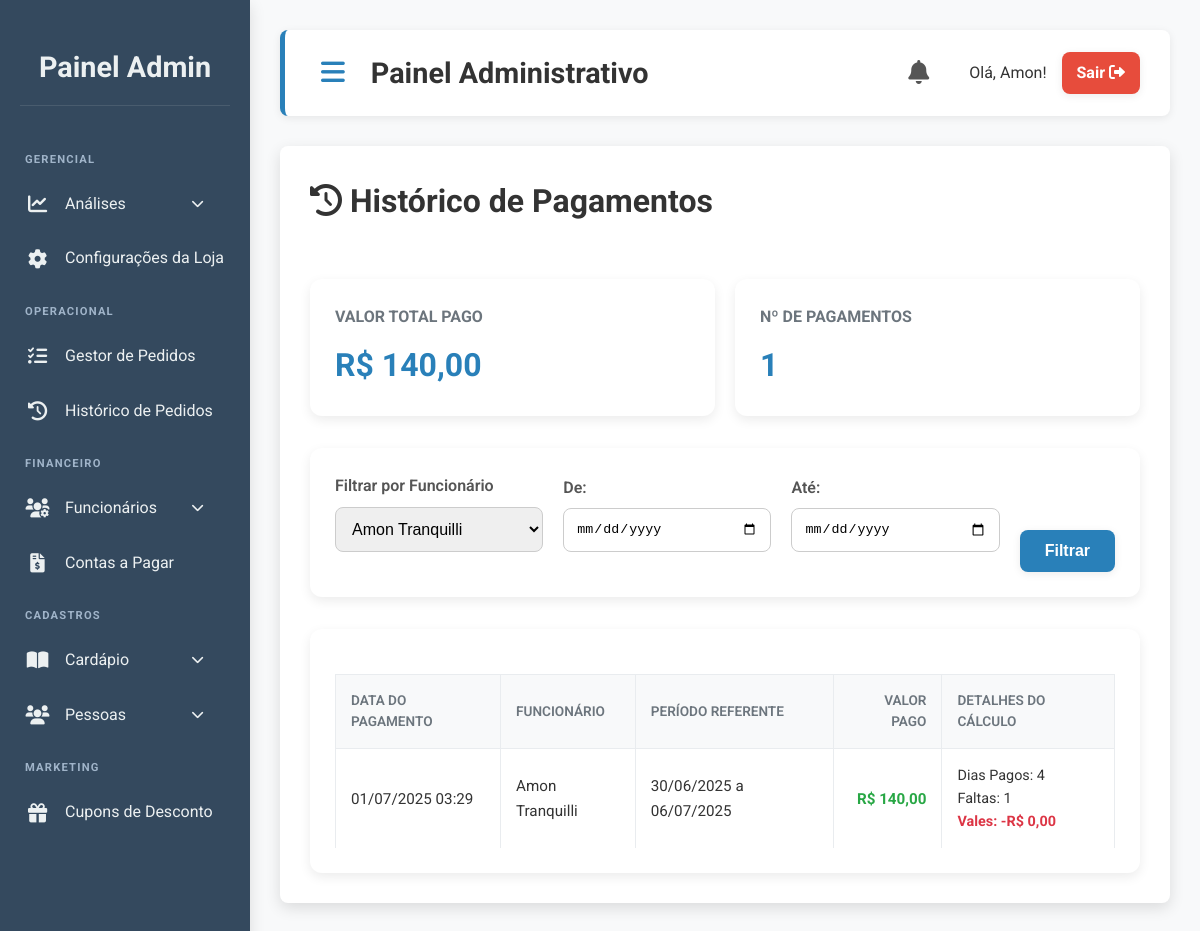
Screenshot of /admin/financeiro/historico_pagamentos.php?funcionario_id=2 (signed in) with the database file from the repository.
### tables this page shows
CREATE TABLE `pagamentos_funcionarios` (
  `id` int(11) NOT NULL,
  `id_funcionario` int(11) NOT NULL,
  `valor_pago` decimal(10,2) NOT NULL,
  `periodo_inicio` date NOT NULL,
  `periodo_fim` date NOT NULL,
  `dias_trabalhados` int(11) NOT NULL,
  `faltas_descontadas` int(11) NOT NULL,
  `data_pagamento` timestamp NOT NULL DEFAULT current_timestamp()
);

CREATE TABLE `funcionarios` (
  `id` int(11) NOT NULL,
  `nome` varchar(255) NOT NULL,
  `cargo` varchar(100) DEFAULT NULL,
  `valor_diaria` decimal(10,2) NOT NULL DEFAULT 0.00,
  `periodo_pagamento` enum('semanal','quinzenal','mensal') NOT NULL DEFAULT 'semanal',
  `data_admissao` date NOT NULL,
  `ativo` tinyint(1) NOT NULL DEFAULT 1,
  `data_criacao` timestamp NOT NULL DEFAULT current_timestamp()
);

### admin/financeiro/historico_pagamentos.php (the view, shortened to what this page needs)
<?php
require_once '../../includes/conexao.php';
$filtro_funcionario_id = $_GET['funcionario_id'] ?? '';
$filtro_data_inicio = $_GET['data_inicio'] ?? '';
$filtro_data_fim = $_GET['data_fim'] ?? '';
$sql = "SELECT
            p.*,
            f.nome as nome_funcionario,
            (SELECT SUM(v.valor) FROM vales_funcionarios v WHERE v.id_pagamento_descontado = p.id) as total_vales_descontados
        FROM
            pagamentos_funcionarios p
        JOIN
            funcionarios f ON p.id_funcionario = f.id";
$where_clauses = [];
$params = [];
$types = '';
if (!empty($filtro_funcionario_id)) {
    $where_clauses[] = "p.id_funcionario = ?";
    $params[] = $filtro_funcionario_id;
    $types .= 'i';
}
if (!empty($where_clauses)) {
    $sql .= " WHERE " . implode(' AND ', $where_clauses);
}
$sql .= " ORDER BY p.data_pagamento DESC";
$stmt = $conn->prepare($sql);
if (!empty($params)) {
    $stmt->bind_param($types, ...$params);
}
$stmt->execute();
$result = $stmt->get_result();
$pagamentos = $result->fetch_all(MYSQLI_ASSOC);
$funcionarios_para_filtro = $conn->query("SELECT id, nome FROM funcionarios ORDER BY nome ASC")->fetch_all(MYSQLI_ASSOC);
$total_pago_periodo = 0;
foreach ($pagamentos as $pagamento) {
    $total_pago_periodo += $pagamento['valor_pago'];
}
$numero_de_pagamentos = count($pagamentos);
?>
<div class="page-header">
    <h1><i class="fas fa-history"></i> Histórico de Pagamentos</h1>
</div>
<div class="stats-grid">
    <div class="stat-card">
        <h3>Valor Total Pago</h3>
        <p>R$ <?= number_format($total_pago_periodo, 2, ',', '.') ?></p>
    </div>
    <div class="stat-card">
        <h3>Nº de Pagamentos</h3>
        <p><?= $numero_de_pagamentos ?></p>
    </div>
</div>
<div class="filter-container">
    <form method="GET" action="historico_pagamentos.php" class="filter-form">
        <div class="form-group">
            <label for="funcionario_id">Filtrar por Funcionário</label>
            <select id="funcionario_id" name="funcionario_id">
                <?php foreach ($funcionarios_para_filtro as $func): ?>
                    <option value="<?= $func['id'] ?>" <?= ($filtro_funcionario_id == $func['id']) ? 'selected' : '' ?>>
                        <?= htmlspecialchars($func['nome']) ?>
                    </option>
                <?php endforeach; ?>
            </select>
        </div>
        <div class="form-group">
            <label for="data_inicio">De:</label>
            <input type="date" id="data_inicio" name="data_inicio" value="<?= htmlspecialchars($filtro_data_inicio) ?>">
        </div>
        <div class="form-group">
            <label for="data_fim">Até:</label>
            <input type="date" id="data_fim" name="data_fim" value="<?= htmlspecialchars($filtro_data_fim) ?>">
        </div>
        <button type="submit" class="btn btn-primary">Filtrar</button>
    </form>
</div>
<div class="table-container">
    <table class="styled-table">
        <thead>
            <tr>
                <th>Data do Pagamento</th>
                <th>Funcionário</th>
                <th>Período Referente</th>
                <th style="text-align: right;">Valor Pago</th>
                <th>Detalhes do Cálculo</th>
            </tr>
        </thead>
        <tbody>
            <?php if (!empty($pagamentos)): ?>
                <?php foreach ($pagamentos as $pagamento): ?>
                    <tr>
                        <td><?= date('d/m/Y H:i', strtotime($pagamento['data_pagamento'])) ?></td>
                        <td><?= htmlspecialchars($pagamento['nome_funcionario']) ?></td>
                        <td><?= date('d/m/Y', strtotime($pagamento['periodo_inicio'])) ?> a <?= date('d/m/Y', strtotime($pagamento['periodo_fim'])) ?></td>
                        <td style="text-align: right; font-weight: bold; color: #28a745;">R$ <?= number_format($pagamento['valor_pago'], 2, ',', '.') ?></td>
                        <td class="details-cell">
                            Dias Pagos: <?= $pagamento['dias_trabalhados'] ?><br>
                            Faltas: <?= $pagamento['faltas_descontadas'] ?><br>
                            <strong style="color: #dc3545;">Vales: -R$ <?= number_format($pagamento['total_vales_descontados'] ?? 0, 2, ',', '.') ?></strong>
                        </td>
                    </tr>
                <?php endforeach; ?>
            <?php else: ?>
                <tr>
                    <td colspan="5" style="text-align: center; padding: 40px; font-style: italic;">Nenhum registro de pagamento encontrado para os filtros selecionados.</td>
                </tr>
            <?php endif; ?>
        </tbody>
    </table>
</div>
<?php
include '../template_admin.php';
?>

### public/css/admin.css (style rules this page uses)
:root { --primary-color: #2980b9; --primary-hover-color: #2173a3; --secondary-color: #34495e; --accent-color: #2ecc71; --accent-hover-color: #27ae60; --text-color: #333; --light-text-color: #ecf0f1; --background-color: #f8f9fa; --card-background: #ffffff; --border-color: #e9ecef; --shadow-light: 0 2px 8px rgba(0,0,0,0.08); --shadow-medium: 0 5px 15px rgba(0,0,0,0.12); --shadow-hover: 0 8px 20px rgba(0,0,0,0.15); --border-radius-base: 8px; --transition-base: all 0.3s ease-in-out; --input-focus-shadow: 0 0 0 0.2rem rgba(41, 128, 185, 0.25); }
body { font-family: 'Roboto', sans-serif; background-color: var(--background-color); margin: 0; padding: 0; display: flex; min-height: 100vh; color: var(--text-color); line-height: 1.6; }
h1 { margin-top: 0; margin-bottom: 20px; font-weight: 700; }
table { width: 100%; border-collapse: collapse; margin-top: 20px; }
table th, table td { border: 1px solid var(--border-color); padding: 12px 15px; text-align: left; font-size: 0.95em; }
table th { background-color: #f2f4f7; color: #555; text-transform: uppercase; font-weight: 600; }
.btn { padding: 10px 20px; border-radius: var(--border-radius-base); text-decoration: none; cursor: pointer; border: none; font-size: 1em; font-weight: 600; transition: var(--transition-base); display: inline-flex; align-items: center; justify-content: center; gap: 8px; box-shadow: var(--shadow-light); white-space: nowrap; }
.btn-primary, .btn-success, .btn-danger, .btn-info, .btn-secondary { color: white !important; }
.btn-primary { background-color: var(--primary-color); }
.form-group { margin-bottom: 20px; }
.form-group label { display: block; margin-bottom: 8px; font-weight: 600; color: #495057; }
.form-group input[type="text"], .form-group input[type="number"], .form-group textarea, .form-group select { width: 100%; padding: 12px; border: 1px solid var(--border-color); border-radius: var(--border-radius-base); box-sizing: border-box; font-size: 1em; }

### admin/financeiro/historico_pagamentos.php (style rules this page uses)
.page-header { display: flex; justify-content: space-between; align-items: center; margin-bottom: 2rem; }
.stats-grid { display: grid; grid-template-columns: repeat(auto-fit, minmax(250px, 1fr)); gap: 20px; margin-bottom: 2rem; }
.stat-card { background-color: #fff; padding: 25px; border-radius: 12px; box-shadow: 0 4px 12px rgba(0, 0, 0, 0.08); }
.stat-card h3 { margin: 0 0 10px 0; font-size: 1rem; color: #6c757d; text-transform: uppercase; }
.stat-card p { margin: 0; font-size: 2rem; font-weight: 700; color: var(--primary-color); }
.filter-container { background-color: #fff; padding: 25px; border-radius: 12px; margin-bottom: 2rem; box-shadow: 0 4px 12px rgba(0, 0, 0, 0.08); }
.filter-form { display: flex; align-items: flex-end; gap: 20px; flex-wrap: wrap; }
.form-group { flex: 1; min-width: 200px; }
.form-group label { font-weight: 600; color: #555; margin-bottom: 8px; display: block; }
.form-group select, .form-group input { width: 100%; padding: 12px; border-radius: 8px; border: 1px solid #ccc; box-sizing: border-box; }
.btn { padding: 12px 25px; border-radius: 8px; text-decoration: none; font-weight: bold; border: none; cursor: pointer; }
.btn-primary { background-color: var(--primary-color); color: white; }
.table-container { background-color: #fff; padding: 25px; border-radius: 12px; box-shadow: 0 4px 12px rgba(0, 0, 0, 0.08); overflow-x: auto; }
.styled-table { width: 100%; border-collapse: collapse; }
.styled-table thead th { background-color: #f8f9fa; text-align: left; padding: 15px; font-size: 0.85em; text-transform: uppercase; color: #6c757d; }
.styled-table tbody td { padding: 15px; border-bottom: 1px solid #e9ecef; color: #333; }
.styled-table tbody tr:last-of-type td { border-bottom: none; }
.details-cell { font-size: 0.9em; color: #666; }

### rows the page displays
pagamentos_funcionarios: data_pagamento "01/07/2025 03:29", id_funcionario.nome "Amon Tranquilli", periodo_inicio "30/06/2025", periodo_fim "06/07/2025", valor_pago "140,00", dias_trabalhados "4", faltas_descontadas "1", total_vales_descontados "0,00"

### other values shown
$nome_usuario "Amon"
$total_pago_periodo "140,00"
$numero_de_pagamentos "1"
form field funcionario_id "Amon Tranquilli"
